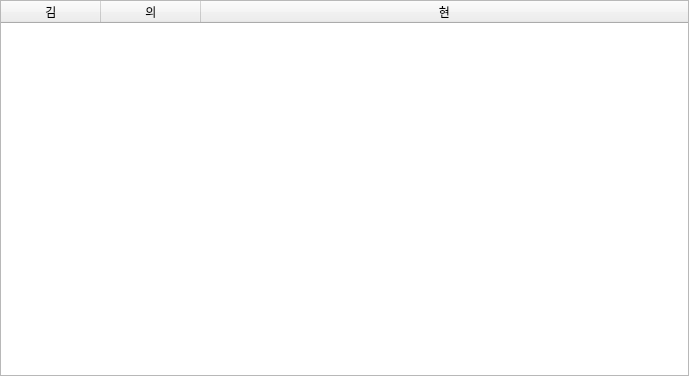
<?xml version="1.0" encoding="UTF-8"?>
<ui version="4.0">
 <class>Form</class>
 <widget class="QWidget" name="Form">
  <property name="geometry">
   <rect>
    <x>0</x>
    <y>0</y>
    <width>689</width>
    <height>376</height>
   </rect>
  </property>
  <property name="windowTitle">
   <string>Form</string>
  </property>
  <layout class="QVBoxLayout" name="verticalLayout">
   <property name="spacing">
    <number>0</number>
   </property>
   <property name="leftMargin">
    <number>0</number>
   </property>
   <property name="topMargin">
    <number>0</number>
   </property>
   <property name="rightMargin">
    <number>0</number>
   </property>
   <property name="bottomMargin">
    <number>0</number>
   </property>
   <item>
    <widget class="QTableWidget" name="signalselect">
     <property name="editTriggers">
      <set>QAbstractItemView::NoEditTriggers</set>
     </property>
     <property name="selectionMode">
      <enum>QAbstractItemView::NoSelection</enum>
     </property>
     <attribute name="horizontalHeaderHighlightSections">
      <bool>false</bool>
     </attribute>
     <attribute name="horizontalHeaderStretchLastSection">
      <bool>true</bool>
     </attribute>
     <attribute name="verticalHeaderVisible">
      <bool>false</bool>
     </attribute>
     <column>
      <property name="text">
       <string>김</string>
      </property>
     </column>
     <column>
      <property name="text">
       <string>의</string>
      </property>
     </column>
     <column>
      <property name="text">
       <string>현</string>
      </property>
     </column>
    </widget>
   </item>
  </layout>
 </widget>
 <resources/>
 <connections/>
</ui>
